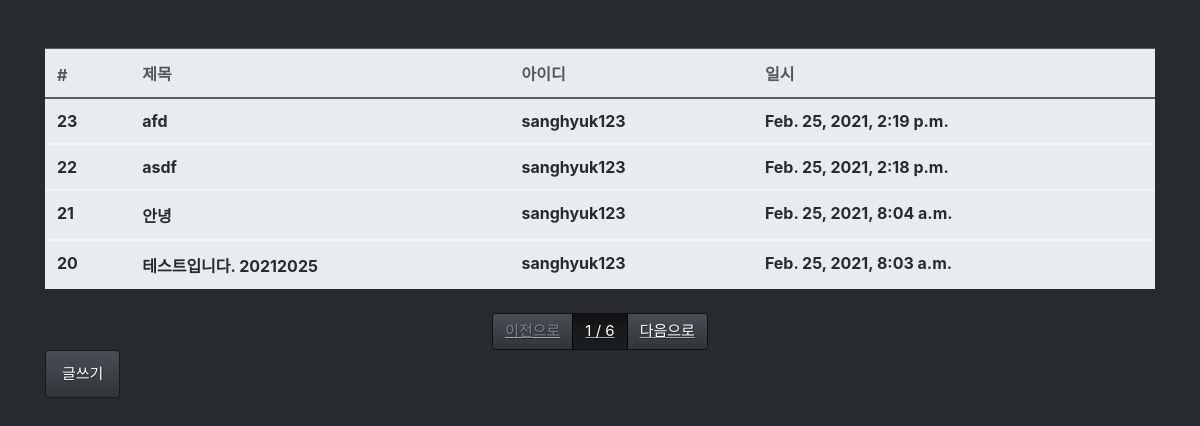
/board/list/, run on the app's committed database.
### board/models.py (models this page shows, shortened)
class Board(models.Model):
    title = models.CharField(max_length=128, verbose_name="제목")
    contents = models.TextField(verbose_name="내용")
    writer = models.ForeignKey(
        'fcuser.Fcuser', on_delete=models.CASCADE, verbose_name="작성자")
    tags = models.ManyToManyField('tag.Tag', verbose_name='태그')
    registered_dttm = models.DateTimeField(
        auto_now_add=True, verbose_name='등록시간')
    class Meta:
        db_table = 'fastcampus_board'
        verbose_name = '고려화학매트 게시글'
        verbose_name_plural = '고려화학매트 게시글'

### fcuser/models.py (models this page shows)
class Fcuser(models.Model):
    username = models.CharField(max_length=64, verbose_name="사용자명")
    useremail = models.EmailField(max_length=128, verbose_name="사용자이메일")
    password = models.CharField(max_length=64, verbose_name="비밀번호")
    registered_dttm = models.DateTimeField(
        auto_now_add=True, verbose_name='등록시간')
    def __str__(self):
        return self.username
    class Meta:
        db_table = 'fastcampus_fcuser'
        verbose_name = '고려화학매트 사용자'
        verbose_name_plural = '고려화학매트 사용자'

### board/views.py (the view)
# urls.py: path('list/', views.board_list),
def board_list(request):
    all_boards = Board.objects.all().order_by('-id')
    page = int(request.GET.get('page', 1))
    paginator = Paginator(all_boards, 4)
    boards = paginator.get_page(page)
    return render(request, 'board_list.html', {'boards': boards})

### board/templates/board_list.html
{% extends "base.html" %}
{% block contents %}
<div class="row mt-5">
  <div class="col-12">
    <table class="table table-light">
      <thead class="thead-light">
        <tr>
          <th>#</th>
          <th>제목</th>
          <th>아이디</th>
          <th>일시</th>
        </tr>
      </thead>
        {% for board in boards %}
        <tbody class="text-dark">
          <tr onclick="location.href='/board/detail/{{board.id}}'" >
            <th>{{ board.id }}</th>
            <th>{{ board.title }}</a></th>
            <th>{{ board.writer }}</th>
            <th>{{ board.registered_dttm }}</th>
          </tr>
        </tbody>
        {% endfor %}
    </table>
  </div>
</div>
<div class="row mt-2">
  <div class="col-12">
    <nav>
      <u class="pagination justify-content-center">
        {% if boards.has_previous %}
        <li class="page-item">
          <a href="?page={{ boards.previous_page_number }}" class="page-link">이전으로</a>
        {% else %}
        <li class="page-item disabled">
          <a class="page-link">이전으로</a>
        {% endif %}
        </li>
        <li class="page-item active">
          <a href="" class="page-link">{{ boards.number}} / {{ boards.paginator.num_pages }}</a>
        </li>
        {% if boards.has_next %}
        <li class="page-item">
          <a href="?page={{ boards.next_page_number }}" class="page-link">다음으로</a>
        {% else %}
        <li class="page-item disabled">
          <a class="page-link">다음으로</a>
        {% endif %}
        </li>
      </u>
    </nav>
  </div>
</div>
<div class="row">
  <div class="col-12">
    <button onclick="location.href = '/board/write'" class="btn btn-primary">글쓰기</button>
  </div>
</div>
{% endblock %}

### board/templates/base.html (shortened to what this page needs)
<html>
  <head>
    <link rel="stylesheet" href="/static/bootstrap.min.css" />
  </head>
  <body>
    <div class="container">
      {% block contents %}
      {% endblock %}
    </div>
  </body>
</html>

### data on the page
Board: id "23", title "afd", writer "sanghyuk123", registered_dttm "Feb. 25, 2021, 2:19 p.m."
Board: id "22", title "asdf", writer "sanghyuk123", registered_dttm "Feb. 25, 2021, 2:18 p.m."
Board: id "21", title "안녕", writer "sanghyuk123", registered_dttm "Feb. 25, 2021, 8:04 a.m."
Board: id "20", title "테스트입니다. 20212025", writer "sanghyuk123", registered_dttm "Feb. 25, 2021, 8:03 a.m."

### other printed values
{{ boards.number }} "1"
{{ boards.paginator.num_pages }} "6"
